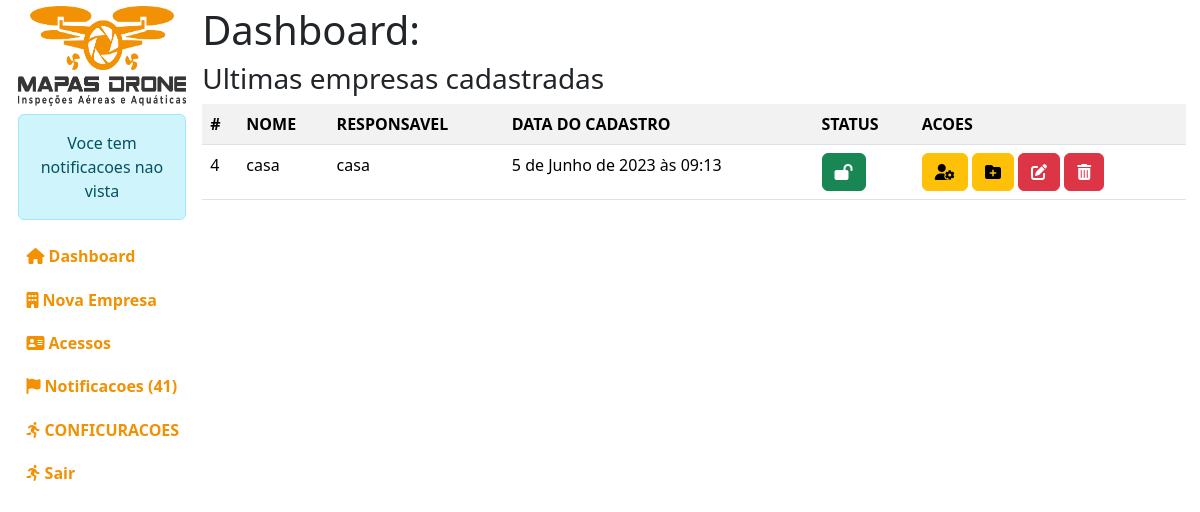
/administracao/ (signed in), run on an earlier commit of the app's database.
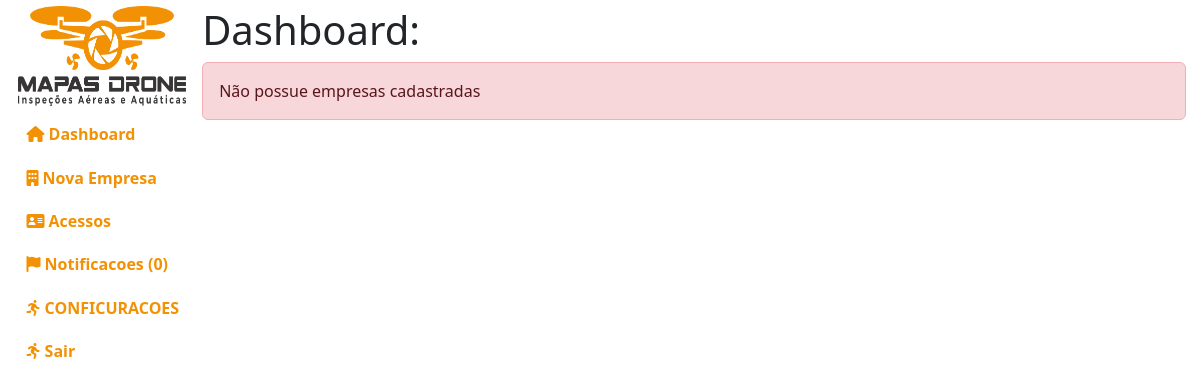
And on a later commit of the database.
### empresa/models.py (models this page shows, shortened)
class Empresa(models.Model):
    cnpj = models.CharField(max_length=18, default="", unique=True)
    slug_da_empresa = models.CharField(max_length=255, default="", unique=True)
    nome_da_empresa = models.CharField(max_length=255, default="", unique=True)
    nome_do_responsavel = models.CharField(
        max_length=255, default="", unique=True)
    telefone = models.CharField(max_length=16, default="", unique=True)
    pasta = models.CharField(max_length=255, default="")
    criado = models.DateTimeField(default=timezone.now)
    ativo = models.BooleanField(default=True)
    class Meta:
        db_table = "empresa"
        verbose_name = "Empresa"
        verbose_name_plural = "Empresas"
        ordering = ["-id"]

### administracao/views.py (the view)
# urls.py: path("", views.index),
def index(request):
    if request.user.is_authenticated and request.user.is_superuser:
        empresas = Empresa.objects.all()
        notificacoes = pega_notificacoes()
        context = {"empresas": empresas,
                   "notificacoes": notificacoes, "aviso": aviso()}
        return render(request, "administracao/public/home.html", context)
    info(request, msg="Voce nao tem permissao para acessar essa pagina!")
    return redirect("/")

### administracao/views.py (called while the page is built)
def pega_notificacoes():
    notificacoes = Notificacoes.objects.all()
    return notificacoes

def aviso():
    nl = 0
    aviso = False
    for n in pega_notificacoes():
        if not n.visto:
            nl += 1
    if nl > 0:
        aviso = True
    return aviso

### templates/administracao/public/home.html (shortened to what this page needs)
{% extends 'base.html' %}
{% load static %}
{% load django_bootstrap5 %}
{% block css %}
<link rel="stylesheet" href="{% static 'index/css/administracao.css' %}">
{% endblock %}
{% block ld %}
<h1>Dashboard:</h1>
<div class="ultimas-empresas">
    {% if empresas %}
        <h3>Ultimas empresas cadastradas</h3>
        <table class="table table-striped">
            <tr>
                <th>#</th>
                <th>NOME</th>
                <th>RESPONSAVEL</th>
                <th>DATA DO CADASTRO</th>
                <th>STATUS</th>
                <th>ACOES</th>
            </tr>
            {% for empresa in empresas%}
            <tr>
                <td>{{empresa.id}}</td>
                <td>{{empresa.nome_da_empresa}}</td>
                <td>{{empresa.nome_do_responsavel}}</td>
                <td>{{empresa.criado}}</td>
                <td>
                    {% if empresa.ativo %}
                        <a class="btn btn-success" href="/empresa/ativar/{{empresa.id}}/desativar/"
                            data-toggle="tooltip" data-placement="top" title="Ativa/Desativar empresa">
                            <i class="fa-solid fa-lock-open"></i>
                        </a>
                    {% else %}
                        <a class="btn btn-danger" href="/empresa/ativar/{{empresa.id}}/ativar/"
                            data-toggle="tooltip" data-placement="top" title="Ativa/Desativar empresa">
                            <i class="fa-solid fa-lock"></i>
                        </a>
                    {% endif %}
                </td>
                <td>
                    <a class="btn btn-warning" href="usuarios/{{empresa.slug_da_empresa}}"
                        data-toggle="tooltip" data-placement="top" title="Gerenciar usuarios">
                        <i class="fa-solid fa-user-gear"></i>
                    </a>
                    <a class="btn btn-warning" href="projetos/{{empresa.slug_da_empresa}}"
                        data-toggle="tooltip" data-placement="top" title="Gerenciar Projetos">
                        <i class="fa-solid fa-folder-plus"></i>
                    </a>
                    <a class="btn btn-danger" href="/empresa/editar/{{empresa.id}}"
                        data-toggle="tooltip" data-placement="top" title="Editar empresa">
                        <i class="fa-solid fa-pen-to-square"></i>
                    </a>
                    <a class="btn btn-danger" href="/empresa/excluir/{{empresa.id}}"
                    data-toggle="tooltip" data-placement="top" title="Excluir empresa">
                        <i class="fa-solid fa-trash-can"></i>
                    </a>
                </td>
            </tr>
            {% endfor %}
        </table>
    {% else %}
        <div class="alert alert-danger">Não possue empresas cadastradas</div>
    {% endif %}
</div>
{% endblock %}

What changed in the data, as far as the page shows it:
removed Empresa: id "4", nome_da_empresa "casa", nome_do_responsavel "casa", criado "5 de Junho de 2023 às 09:13"
Also different on the page:
{{ notificacoes|length }}: "41" → "0"
text no longer shown: "Voce tem notificacoes nao vista Ultimas empresas cadastradas # NOME RESPONSAVEL DATA DO CADASTRO STATUS ACOES"
text now shown: "Não possue empresas cadastradas"
